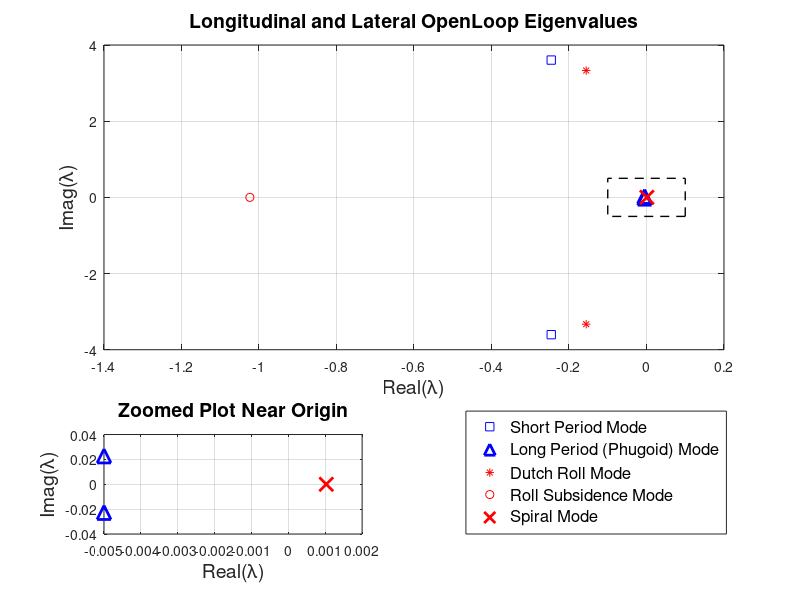

This figure's MATLAB source: (Note: this script raises an error after producing the figure.)
%% X15 Overview
% The X-15 was a hypersonic research airplane First flown in 1960. The
% rocket powered airplane could fly up to Mach 6 at altitudes of up to
% 300,000 ft above sea level. Prior to launch, the X-15 would be mounted
% under a B-52 aircraft and carried up to an altitude of approximately
% 45,000 ft. Once at altitude, the X-15 would be launched with an initial
% speed of Mach 0.8, quickly accelerating to full speed and a higher
% altitude. Following the powered phase of fight, the vehicle would enter a
% glide for eventual landing and recovery. Further details about the X-15
% can be found at http://z.umn.edu/x15fs

% Author: Jyot Buch
% Ph.D. Student in Aerospace Engineering and Mechanics
% Ref: NASA CR-2144 by Heffley and Jewell technical report.
clear;clc;close all;

%% Trim Flight Condition
% Trim corrosponds to equilibrium condition in which we are using small
% perturbation theory to obtain LTI model of an aircraft from nonlinear
% equations of motion.

% Mach Number
M0 = 2.0;

% Altitude
h0 = 60000; % [ft]

% Pitch Angle (Steady Level Flight but given in the table)
theta0 = deg2rad(4); % [rad]

% Trim Speed
u0 = 1936*cos(theta0); %[ft/s]

% Acceleration due to gravity on planet Earth
g = 32.17405; %[ft/s^2]

%% Aircraft Parameters
% Aerodynamic, stability, and mass properties data provided in NASA CR-2144
% by Heffley and Jewell [Starting Page 114 in PDF]

% Physical Parameters
W       = 15560;    % [lb]
Ix      = 3650;     % [slugs-ft^2]
Iy      = 80000;    % [slugs-ft^2]
Iz      = 82000;    % [slugs-ft^2]
Ixz     = 590;      % [slugs-ft^2]
S       = 200;      % [ft^2]
b       = 22.36;    % [ft]
cbar    = 10.27;    % [ft]
Xcg     = 0.22*cbar;% [ft]
Q       = 424;      % [PSF]
Qc      = 703;      % [PSF]
alpha   = 4;        % [deg]
Lxp     = 18.8;     % [ft]
Lzp     = -2.2;     % [ft]
m       = W;        % [lb]

% LONGITUDINAL PARAMETERS (Page: 131) (Notations Page: 330)
XuS     = -0.00871; %[1/sec]
ZuS     = -0.0117;  %[1/sec]
MuS     = 0.000471; %[1/(sec-ft)]
Xw      = -0.0190;  %[1/sec]
Zw      = -0.311;   %[1/sec]
Mw      = -0.00673; %[1/(sec-ft)]
Zwdot   = 0;        %[1/sec^2]
Zq      = 0;        %[1/sec]
Mwdot   = 0;        %[1/(sec-ft)]
Mq      = -0.182;   %[1/sec]
Xde     = 6.24;
Zde     = -89.2;
Mde     = -9.8;

% LATERAL-DIRECTIONAL PARAMETERS (Page: 135) (Notations Page: 331)
Yv      = -0.127;   %[1/sec]
Yb      = -246.0;
Yp      = 0;
Yr      = 0;
LbS     = -2.36;    %[1/sec^2]
NbS     = 11.1;     %[1/sec^2]
LpS     = -1.02;    %[1/sec]
NpS     = -0.00735; %[1/sec]
LrS     = 0.103;    %[1/sec]
NrS     = -0.186;   %[1/sec]
Yda     = -0.00498; %[1/sec]
LdaS    = 28.7;     %[1/sec^2]
NdaS    = 0.993;    %[1/sec^2]
YdrS    = 0.0426;
LdrS    = 5.38;
NdrS    = -6.9;

% Anonymous Functions for star to regular conversion and vice-versa
factor = 1 - Ixz^2/(Ix*Iz);
S2R = @(x) x*factor;

% Required values
Xu = S2R(XuS);
Zu = S2R(ZuS);
Mu = S2R(MuS);
Ydr = S2R(YdrS);

%% Linearized Longitudinal Equations of Motion
Alon = [...
    Xu          Xw          0           -g*cos(theta0);
    Zu          Zw          u0          -g*sin(theta0);
    Mu+Mwdot*Zu Mw+Mwdot*Zw Mq+Mwdot*u0 0;
    0           0           1           0];
Blon = [...
    Xde;
    Zde;
    Mde+Mwdot*Zde;
    0];
Glon = ss(Alon,Blon,eye(4),0)
Glon.InputName = {'\Delta\delta_e'};
Glon.StateName = {'\Deltau','\Deltaw','\Deltaq','\Delta\theta'};
Glon.OutputName = {'\Deltau','\Deltaw','\Deltaq','\Delta\theta'};

%% Linearized Lateral Equations of Motion
Alat = [...
    Yb/u0             Yp/u0             -(1-Yr/u0)       g*cos(theta0)/u0;
    LbS+(Ixz/Ix)*NbS  LpS+(Ixz/Ix)*NpS  LrS+(Ixz/Ix)*NrS  0;
    NbS+(Ixz/Iz)*LbS  NpS+(Ixz/Iz)*LpS  NrS+(Ixz/Iz)*LrS  0;
    0                 1                 0                 0];
Blat = [...
    0                   Ydr/u0;
    LdaS+(Ixz/Ix)*NdaS  LdrS+(Ixz/Ix)*NdrS;
    NdaS+(Ixz/Iz)*LdaS  NdrS+(Ixz/Iz)*LdrS;
    0                   0];
Glat = ss(Alat,Blat,eye(4),0)
Glat.InputName = {'\Delta\delta_a','\Delta\delta_r'};
Glat.StateName = {'\Delta\beta','\Deltap','\Deltar','\Delta\phi'};
Glat.OutputName = {'\Delta\beta','\Deltap','\Deltar','\Delta\phi'};

% NOTE: It is assumed that the longitudinal and lateral-directional
% dynamics are fully decoupled.

%% Longitudinal OpenLoop Eigenvalues
fprintf('===========================\n');
fprintf('Longitudinal Eigen Analysis\n');
fprintf('===========================\n');
[Vlon,Dlon] = eig(Alon);Dlon = diag(Dlon);
Eigenvalues = Dlon %#ok<*NOPTS,*NASGU>

% Normalize evecs by theta direction and non-dimensionalize
for ii = 1:4
    Vlon(:,ii) = Vlon(:,ii)./(Vlon(4,ii));
end
Vlon(1,:) = Vlon(1,:)/u0;
Vlon(2,:) = Vlon(2,:)/u0;
Vlon(3,:) = Vlon(3,:)*(cbar/2/u0);
EigenvectorsMagnitude = abs(Vlon)
EigenvectorsPhase = angle(Vlon)

lamsp = Dlon(1:2);
disp('### Short Period Mode:')
Tsp = 2*pi/imag(lamsp(1));
wnsp = sqrt(lamsp(1)*lamsp(2));
zetasp = -(lamsp(1)+lamsp(2))/2/wnsp;
disp(['Period: ' num2str(Tsp) ' seconds'])
disp(['Natural Frequency: ' num2str(wnsp) ' rad/s'])
disp(['Damping Ratio: ' num2str(zetasp)])

lamp = Dlon(3:4);
disp('### Long Period (Phugoid) Mode:')
Tp = 2*pi/imag(lamp(1));
wnp = sqrt(lamp(1)*lamp(2));
zetap = -(lamp(1)+lamp(2))/2/wnp;
disp(['Period: ' num2str(Tp) ' seconds'])
disp(['Natural Frequency :' num2str(wnp) ' rad/s'])
disp(['Damping Ratio: ' num2str(zetap)]);
fprintf(newline);

%% Lateral OpenLoop Eigenvalues
fprintf('======================\n');
fprintf('Lateral Eigen Analysis\n');
fprintf('======================\n');
[Vlat,Dlat] = eig(Alat);Dlat = diag(Dlat);
Eigenvalues = Dlat

% Normalize evecs by phi direction and non-dimensionalize
for ii = 1:4
    Vlat(:,ii) = Vlat(:,ii)./(Vlat(4,ii));
end
Vlon(1,:) = Vlon(1,:)*(b/2/u0);
Vlon(2,:) = Vlon(2,:)/u0;
Vlon(3,:) = Vlon(3,:)/u0;
EigenvectorsMagnitude = abs(Vlat)
EigenvectorsPhase = angle(Vlat)

dutchr = Dlat(1:2);
disp('### Dutch Roll Mode:')
Tp = 2*pi/imag(dutchr(1));
wnd = sqrt(dutchr(1)*dutchr(2));
zetad = -(dutchr(1)+dutchr(2))/2/wnd;
disp(['Period: ' num2str(Tp) ' seconds'])
disp(['Natural Frequency :' num2str(wnd) ' rad/s'])
disp(['Damping Ratio: ' num2str(zetad)]);

% Plot
figN = 1;
figN = figN+1;figure(figN);clf;
subplot(3,2,[1 2 3 4]);hold on;box on;grid on;
plt1 = plot(real(Dlon(1:2)),imag(Dlon(1:2)),'bs',...
    real(Dlon(3:4)),imag(Dlon(3:4)),'b^','MarkerSize',10,'LineWidth',2);
plt2 = plot(real(Dlat(1:2)),imag(Dlat(1:2)),'r*',real(Dlat(3)),imag(Dlat(3)),...
    'ro',real(Dlat(4)),imag(Dlat(4)),'rx','MarkerSize',10,'LineWidth',2);
title('Longitudinal and Lateral OpenLoop Eigenvalues','FontSize',14);
xlabel('Real(\lambda)','FontSize',14);
ylabel('Imag(\lambda)','FontSize',14);

% Put a Ractangle
r = rectangle('Position',[-0.1 -0.5 0.20 1],'LineStyle','--','LineWidth',1);

% Put a new axis for zoomed plot
subplot(3,2,5);
box on;hold on;grid on;
plt3 = plot(real(Dlon(3:4)),imag(Dlon(3:4)),'b^','MarkerSize',10,'LineWidth',2);
plt4 = plot(real(Dlat(4)),imag(Dlat(4)),'rx','MarkerSize',10,'LineWidth',2);
title('Zoomed Plot Near Origin','FontSize',14);ylim([-0.04 0.04]);
xlabel('Real(\lambda)','FontSize',14);
ylabel('Imag(\lambda)','FontSize',14);

% Legend plot
sh=subplot(3,2,6);
p=get(sh,'position');
lh=legend(sh,[plt1; plt2],...
    'Short Period Mode','Long Period (Phugoid) Mode',...
    'Dutch Roll Mode','Roll Subsidence Mode','Spiral Mode','FontSize',12);
set(lh,'position',p);
axis(sh,'off');
print(gcf,'-dpdf','-fillpage','EigenValuesOL');

%% OpenLoop Elevator Step Response
fprintf('======================\n');
fprintf('Elevator Step Response\n');
fprintf('======================\n');
figN = figN+1;figure(figN);clf;
opt = stepDataOptions('StepAmplitude',deg2rad(0.5));
step(Glon,opt);grid on;title('OpenLoop Elevator Step Response')
[y,t] = step(Glon,opt);
S = stepinfo(y,t);
StateNames = {'Delta u','Delta w','Delta q','Delta theta'};
for i = 1:numel(S)
    fprintf('Stepinfo Data for Longitudinal State %s:\n',StateNames{i});
    disp(S(i))
end
L = findobj(gcf, 'Type', 'line');for i = 1:numel(L),L(i).Color = 'b';end
pp(gcf);print(gcf,'-dpdf','-fillpage','LonStepRespOL');

%% Response to a Longitudinal Gust
fprintf('===============================\n');
fprintf('Response to a Longitudinal Gust\n');
fprintf('===============================\n');
figN = figN+1;figure(figN);clf;
x0lon = [10;10;deg2rad(5);deg2rad(5)];
initial(Glon,x0lon);[y,t] = initial(Glon,x0lon);Ip = lsiminfo(y,t);
title('OpenLoop Response to a Longitudinal gust');
L = findobj(gcf, 'Type', 'line');for i = 1:numel(L),L(i).Color = 'b';end
pp(gcf);print(gcf,'-dpdf','-fillpage','LonGustOL');
for i = 1:numel(Ip)
    fprintf('I.C. Response to a Longitudinal gust %s:\n',...
        StateNames{i});
    disp(Ip(i))
end

%% Lateral-Directional Response to a Cross-Wind Perturbation
fprintf('=========================================================\n');
fprintf('Lateral-directional response to a cross-wind perturbation\n');
fprintf('=========================================================\n');
figN = figN+1;figure(figN);clf;
x0lat = deg2rad([5;5;5;10]);
initial(Glat,x0lat);[y,t] = initial(Glat,x0lat);Ip = lsiminfo(y,t);
title('OpenLoop Response to a Lateral cross-wind perturbation');
L = findobj(gcf, 'Type', 'line');for i = 1:numel(L),L(i).Color = 'b';end
pp(gcf);print(gcf,'-dpdf','-fillpage','LatGustOL');
for i = 1:numel(Ip)
    fprintf('I.C. Response to a Lateral cross-wind perturbation %s:\n',...
        StateNames{i});
    disp(Ip(i))
end

%% Longitudinal Stability Augmentation System (SAS)
% Longitudinal Dynamics full state-feedback SAS
dzetap = 0.707; % Desired phugoid damping
dzetasp = 0.707; % Desired short-period damping

% Desired Poles
dPlon = [...
    wnp*(-dzetap + 1i*sqrt(1-dzetap^2));
    wnp*(-dzetap - 1i*sqrt(1-dzetap^2));
    wnsp*(-dzetasp + 1i*sqrt(1-dzetasp^2));
    wnsp*(-dzetasp - 1i*sqrt(1-dzetasp^2));
    ]

% Pole Placement
Klon = place(Alon,Blon,dPlon)

% Obtain ClosedLoop
GlonCL = ss(Alon-Blon*Klon,Blon,eye(4),0);
GlonCL.StateName = {'\Deltau','\Deltaw','\Deltaq','\Delta\theta'};
GlonCL.OutputName = {'\Deltau','\Deltaw','\Deltaq','\Delta\theta'};
GlonCL.InputName = {'\Delta\delta_e'};

% Analysis
fprintf('==========================================\n');
fprintf('ClosedLoop Response to a Longitudinal Gust\n');
fprintf('==========================================\n');
figN = figN+1;figure(figN);clf;
x0lon = [10;10;deg2rad(5);deg2rad(5)];
initial(GlonCL,x0lon);[y,t] = initial(GlonCL,x0lon);Ip = lsiminfo(y,t);
title('ClosedLoop Response to a Longitudinal gust');
L = findobj(gcf, 'Type', 'line');for i = 1:numel(L),L(i).Color = 'b';end
pp(gcf);print(gcf,'-dpdf','-fillpage','LonGustCL');
for i = 1:numel(Ip)
    fprintf('ClosedLoop I.C. Response to a Longitudinal gust %s:\n',...
        StateNames{i});
    disp(Ip(i))
end

% Control Effort
ulon = zeros(length(y),1);
for i = 1:length(y)
    ulon(i) = -Klon*y(i,:)';
end
ulon = rad2deg(ulon);
figN = figN+1;figure(figN);clf;
plot(t,ulon,'b');
title('Control Effort to a Longitudinal gust');xlabel('Time (s)');
ylabel('\Delta\delta_e(t) (deg)')
pp(gcf);print(gcf,'-dpdf','-bestfit','LonGustCLKEffort');

% Wrap into timeseries and obtain per second diff
tsulon = timeseries(ulon,t,'Name','Elevator Deflection');
tsulon = resample(tsulon,0:1:t(end));
ulonrate = max(diff(tsulon.Data)); % deg/s
fprintf('Maximum Elevator Deflection = %2.2f deg\n',max(ulon));
fprintf('Elevator Max Commanded Rate = %2.2f deg/s\n',ulonrate);

%% Lateral Stability Augmentation System (SAS)
% Lateral Dynamics full state-feedback SAS
dzetaDR = 0.707; % Desired DutchRoll damping
dwnDR = 1; % Desired DutchRoll Natural Frequency

% Desired Poles
sprialP = -0.4;
dPlat = [...
    dwnDR*(-dzetaDR + 1i*sqrt(1-dzetaDR^2));
    dwnDR*(-dzetaDR - 1i*sqrt(1-dzetaDR^2));
    Dlat(3); % Keep the Roll-Subsidance as it is
    sprialP;
    ]

% Pole Placement
Klat = place(Alat,Blat,dPlat)

% Obtain ClosedLoop
GlatCL = ss(Alat-Blat*Klat,Blat,eye(4),0);
GlatCL.StateName = {'\Delta\beta','\Deltap','\Deltar','\Delta\phi'};
GlatCL.OutputName = {'\Delta\beta','\Deltap','\Deltar','\Delta\phi'};
GlatCL.InputName = {'\Delta\delta_a','\Delta\delta_r'};

% Analysis
fprintf('====================================================================\n');
fprintf('ClosedLoop Lateral-directional response to a cross-wind perturbation\n');
fprintf('====================================================================\n');
figN = figN+1;figure(figN);clf;
x0lat = deg2rad([5;5;5;10]);
initial(GlatCL,x0lat);[y,t] = initial(GlatCL,x0lat);Ip = lsiminfo(y,t);
title('ClosedLoop Response to a Lateral cross-wind perturbation');
L = findobj(gcf, 'Type', 'line');for i = 1:numel(L),L(i).Color = 'b';end
pp(gcf);print(gcf,'-dpdf','-fillpage','LatGustCL');
for i = 1:numel(Ip)
    fprintf('ClosedLoop I.C. Response to a Lateral cross-wind perturbation %s:\n',...
        StateNames{i});
    disp(Ip(i))
end

% Control Effort
ulatdeltaa = zeros(length(y),1);
ulatdeltar = zeros(length(y),1);
for i = 1:length(y)
    ulatdeltaa(i) = -Klat(1,:)*y(i,:)';
    ulatdeltar(i) = -Klat(2,:)*y(i,:)';
end
ulatdeltaa = rad2deg(ulatdeltaa);ulatdeltar = rad2deg(ulatdeltar);
figN = figN+1;figure(figN);clf;
plot(t,ulatdeltaa,'b',t,ulatdeltar,'r');
legend('\Delta\delta_a','\Delta\delta_r');
title('Control Effort to a Lateral-directional cross-wind perturbation');
xlabel('Time (s)');ylabel('Control Effort (deg)');
pp(gcf);print(gcf,'-dpdf','-bestfit','LatGustCLKEffort');

% Wrap into timeseries and obtain per second diff
tsulatdeltaa = timeseries(ulatdeltaa,t,'Name','Elevator Deflection');
tsulatdeltaa = resample(tsulatdeltaa,0:1:t(end));
ulatdeltaarate = max(diff(tsulatdeltaa.Data)); % deg/s
fprintf('Maximum Ailerons Deflection = %2.2f deg\n',max(ulatdeltaa));
fprintf('Ailerons Max Commanded Rate = %2.2f deg/s\n',ulatdeltaarate);

tsulatdeltar = timeseries(ulatdeltar,t,'Name','Elevator Deflection');
tsulatdeltar = resample(tsulatdeltar,0:1:t(end));
ulatdeltarrate = max(diff(tsulatdeltar.Data)); % deg/s
fprintf('Maximum Rudder Deflection = %2.2f deg\n',max(ulatdeltar));
fprintf('Rudder Max Commanded Rate = %2.2f deg/s\n',ulatdeltarrate);

%% Longitudinal ClosedLoop Eigenvalues
fprintf('======================================\n');
fprintf('Longitudinal ClosedLoop Eigen Analysis\n');
fprintf('======================================\n');
[VlonCL,DlonCL] = eig(GlonCL.A);DlonCL = diag(DlonCL);
Eigenvalues = DlonCL %#ok<*NOPTS,*NASGU>

% Normalize evecs by theta direction and non-dimensionalize
for ii = 1:4
    VlonCL(:,ii) = VlonCL(:,ii)./(VlonCL(4,ii));
end
VlonCL(1,:) = VlonCL(1,:)/u0;
VlonCL(2,:) = VlonCL(2,:)/u0;
VlonCL(3,:) = VlonCL(3,:)*(cbar/2/u0);
EigenvectorsMagnitude = abs(VlonCL)
EigenvectorsPhase = angle(VlonCL)

lamsp = DlonCL(1:2);
disp('### Short Period Mode:')
Tsp = 2*pi/imag(lamsp(1));
wnsp = sqrt(lamsp(1)*lamsp(2));
zetasp = -(lamsp(1)+lamsp(2))/2/wnsp;
disp(['Period: ' num2str(Tsp) ' seconds'])
disp(['Natural Frequency: ' num2str(wnsp) ' rad/s'])
disp(['Damping Ratio: ' num2str(zetasp)])

lamp = DlonCL(3:4);
disp('### Long Period (Phugoid) Mode:')
Tp = 2*pi/imag(lamp(1));
wnp = sqrt(lamp(1)*lamp(2));
zetap = -(lamp(1)+lamp(2))/2/wnp;
disp(['Period: ' num2str(Tp) ' seconds'])
disp(['Natural Frequency :' num2str(wnp) ' rad/s'])
disp(['Damping Ratio: ' num2str(zetap)]);
fprintf(newline);

%% Lateral ClosedLoop Eigenvalues
fprintf('=================================\n');
fprintf('Lateral ClosedLoop Eigen Analysis\n');
fprintf('=================================\n');
[VlatCL,DlatCL] = eig(GlatCL.A);DlatCL = diag(DlatCL);
Eigenvalues = DlatCL

% Normalize evecs by phi direction and non-dimensionalize
for ii = 1:4
    VlatCL(:,ii) = VlatCL(:,ii)./(VlatCL(4,ii));
end
Vlon(1,:) = Vlon(1,:)*(b/2/u0);
Vlon(2,:) = Vlon(2,:)/u0;
Vlon(3,:) = Vlon(3,:)/u0;
EigenvectorsMagnitude = abs(Vlat)
EigenvectorsPhase = angle(Vlat)

dutchr = DlatCL(1:2);
disp('### Dutch Roll Mode:')
Tp = 2*pi/imag(dutchr(1));
wnd = sqrt(dutchr(1)*dutchr(2));
zetad = -(dutchr(1)+dutchr(2))/2/wnd;
disp(['Period: ' num2str(Tp) ' seconds'])
disp(['Natural Frequency :' num2str(wnd) ' rad/s'])
disp(['Damping Ratio: ' num2str(zetad)]);

% ClosedLoop Eigenvalue Plot
figN = figN+1;figure(figN);clf;
subplot(3,2,[1 2 3 4]);hold on;box on;grid on;
plt1 = plot(real(DlonCL(1:2)),imag(DlonCL(1:2)),'bs',...
    real(DlonCL(3:4)),imag(DlonCL(3:4)),'b^','MarkerSize',10,'LineWidth',2);
plt2 = plot(real(DlatCL(1:2)),imag(DlatCL(1:2)),'r*',real(DlatCL(3)),imag(DlatCL(3)),...
    'ro',real(DlatCL(4)),imag(DlatCL(4)),'rx','MarkerSize',10,'LineWidth',2);
title('Longitudinal and Lateral ClosedLoop Eigenvalues','FontSize',14);
xlabel('Real(\lambda)','FontSize',14);
ylabel('Imag(\lambda)','FontSize',14);

% Put a Ractangle
r = rectangle('Position',[-0.1 -0.5 0.20 1],'LineStyle','--','LineWidth',1);

% Put a new axis for zoomed plot
subplot(3,2,5);
box on;hold on;grid on;
plt3 = plot(real(DlonCL(3:4)),imag(DlonCL(3:4)),'b^','MarkerSize',10,'LineWidth',2);
title('Zoomed Plot Near Origin','FontSize',14);ylim([-0.04 0.04]);
xlabel('Real(\lambda)','FontSize',14);
ylabel('Imag(\lambda)','FontSize',14);

% Legend plot
sh=subplot(3,2,6);
p=get(sh,'position');
lh=legend(sh,[plt1; plt2],...
    'Short Period Mode','Long Period (Phugoid) Mode',...
    'Dutch Roll Mode','Roll Subsidence Mode','Spiral Mode','FontSize',12);
set(lh,'position',p);
axis(sh,'off');
print(gcf,'-dpdf','-fillpage','EigenValuesCL');

%% All OpenLoop and ClosedLoop Eigenvalue plot
figN = figN+1;figure(figN);clf;
subplot(3,2,[1 2 3 4]);hold on;box on;grid on;

% Plot OpenLoop
plt1 = plot(real(Dlon(1:2)),imag(Dlon(1:2)),'cs',...
    real(Dlon(3:4)),imag(Dlon(3:4)),'c^','MarkerSize',10,'LineWidth',2);
plt2 = plot(real(Dlat(1:2)),imag(Dlat(1:2)),'c*',real(Dlat(3)),imag(Dlat(3)),...
    'co',real(Dlat(4)),imag(Dlat(4)),'cx','MarkerSize',10,'LineWidth',2);

% Plot CloseLoop
plt3 = plot(real(DlonCL(1:2)),imag(DlonCL(1:2)),'ms',...
    real(DlonCL(3:4)),imag(DlonCL(3:4)),'m^','MarkerSize',10,'LineWidth',2);
plt4 = plot(real(DlatCL(1:2)),imag(DlatCL(1:2)),'m*',real(DlatCL(3)),imag(DlatCL(3)),...
    'mo',real(DlatCL(4)),imag(DlatCL(4)),'mx','MarkerSize',10,'LineWidth',2);
title('Longitudinal and Lateral Eigenvalues','FontSize',14);
xlabel('Real(\lambda)','FontSize',14);
ylabel('Imag(\lambda)','FontSize',14);

% Put a Ractangle
r = rectangle('Position',[-0.1 -0.5 0.20 1],'LineStyle','--','LineWidth',1);

% Put a new axis for zoomed plot
subplot(3,2,5);
box on;hold on;grid on;
plt5 = plot(real(Dlon(3:4)),imag(Dlon(3:4)),'c^','MarkerSize',10,'LineWidth',2);
plt6 = plot(real(Dlat(4)),imag(Dlat(4)),'cx','MarkerSize',10,'LineWidth',2);
plt7 = plot(real(DlonCL(3:4)),imag(DlonCL(3:4)),'m^','MarkerSize',10,'LineWidth',2);
title('Zoomed Plot Near Origin','FontSize',14);ylim([-0.04 0.04]);
xlabel('Real(\lambda)','FontSize',14);
ylabel('Imag(\lambda)','FontSize',14);

% Legend plot
sh=subplot(3,2,6);
p=get(sh,'position');
lh=legend(sh,[plt1; plt2; plt3; plt4],...
    'Short Period Mode (OL)','Phugoid Mode (OL)',...
    'Dutch Roll Mode (OL)','Roll Subsidence Mode (OL)','Spiral Mode (OL)',...
    'Short Period Mode (CL)','Phugoid Mode (CL)',...
    'Dutch Roll Mode (CL)','Roll Subsidence Mode (CL)','Spiral Mode (CL)','FontSize',12);
set(lh,'position',p);
axis(sh,'off');
print(gcf,'-dpdf','-fillpage','EigenValuesCombined');

%% ClosedLoop Response to Pilot Step Command

fprintf('==========================================\n');
fprintf('ClosedLoop Response to Pilot Step Command\n');
fprintf('==========================================\n');

% Elevator
figN = figN+1;figure(figN);clf;
step(GlonCL,opt);grid on;title('ClosedLoop Elevator Step Response')
[y,t] = step(GlonCL,opt);
S = stepinfo(y,t);
StateNames = {'Delta u','Delta w','Delta q','Delta theta'};
for i = 1:numel(S)
    fprintf('Elevator Stepinfo Data for Longitudinal State %s:\n',StateNames{i});
    disp(S(i))
end
L = findobj(gcf, 'Type', 'line');for i = 1:numel(L),L(i).Color = 'b';end
pp(gcf);print(gcf,'-dpdf','-fillpage','LonStepRespCL');

% Ailerons
figN = figN+1;figure(figN);clf;
step(GlatCL(:,1),opt);grid on;title('ClosedLoop Ailerons Step Response')
[y,t] = step(GlatCL(:,1),opt);
S = stepinfo(y,t);
StateNames = {'Delta beta','Delta p','Delta r','Delta phi'};
for i = 1:numel(S)
    fprintf('Ailerons Stepinfo Data for Lateral State %s:\n',StateNames{i});
    disp(S(i))
end
L = findobj(gcf, 'Type', 'line');for i = 1:numel(L),L(i).Color = 'b';end
pp(gcf);print(gcf,'-dpdf','-fillpage','LatStepRespCL1');

% Rudder
figN = figN+1;figure(figN);clf;
step(GlatCL(:,2),opt);grid on;title('ClosedLoop Rudder Step Response')
[y,t] = step(GlatCL(:,2),opt);
S = stepinfo(y,t);
StateNames = {'Delta beta','Delta p','Delta r','Delta phi'};
for i = 1:numel(S)
    fprintf('Rudder Stepinfo Data for Longitudinal State %s:\n',StateNames{i});
    disp(S(i))
end
L = findobj(gcf, 'Type', 'line');for i = 1:numel(L),L(i).Color = 'b';end
pp(gcf);print(gcf,'-dpdf','-fillpage','LatStepRespCL2');